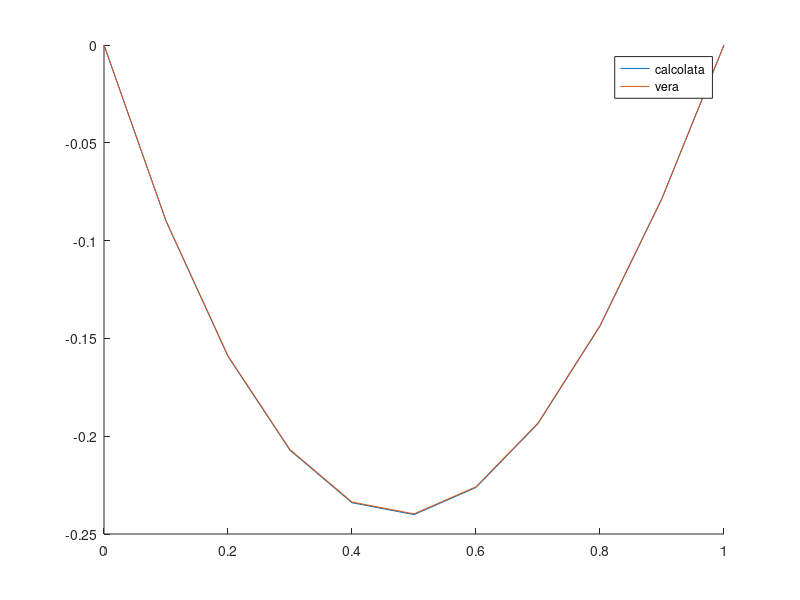
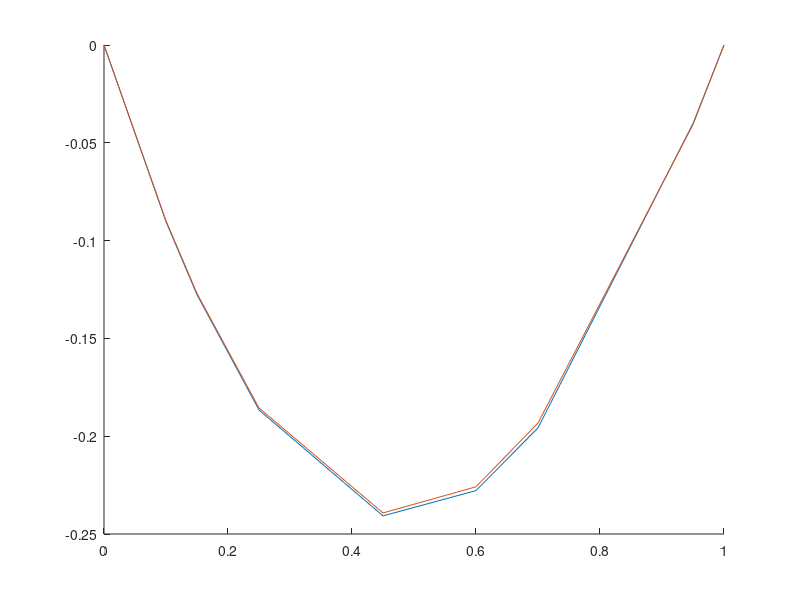
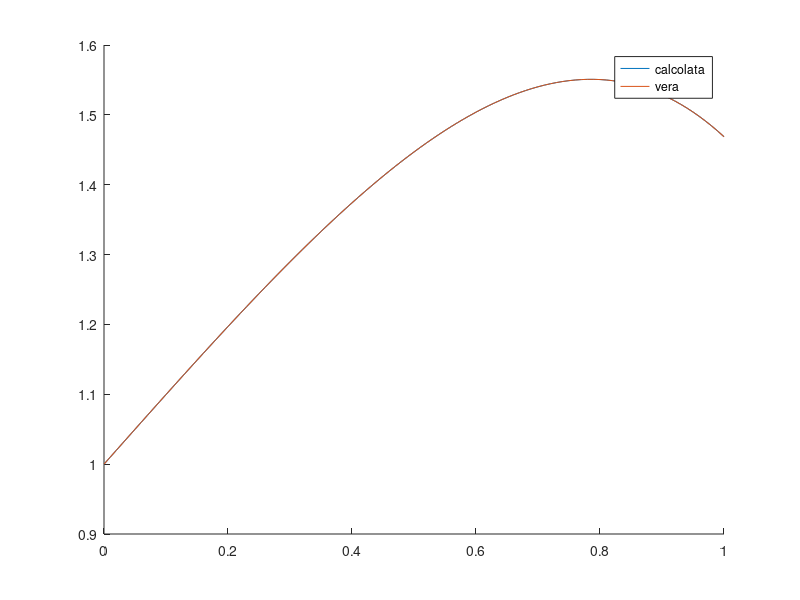
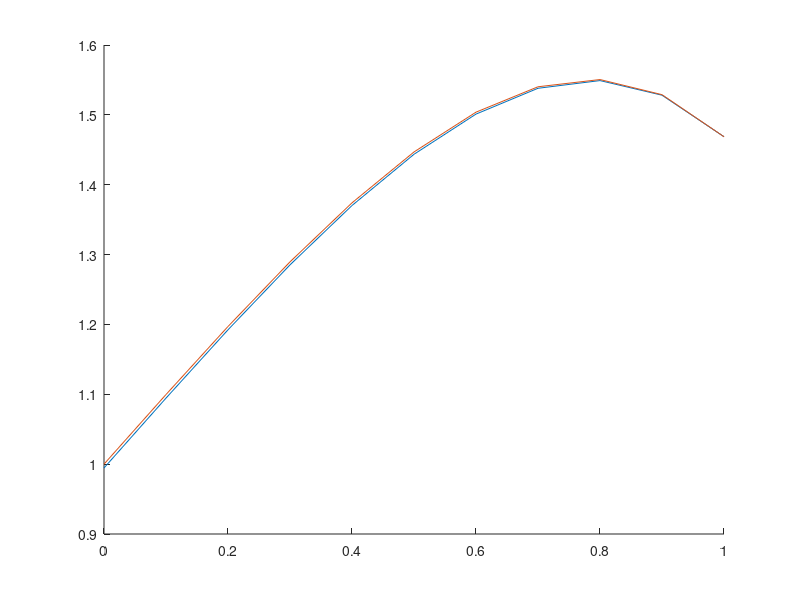

Recreate these plots in MATLAB, in order.
%% 1
clc
clear
close all


f = @(x) (x-1).*sin(x)-2.*cos(x);

BC = [0, 0];

mu =1;
h = 0.1;
x = [0:h:1]';
% -2 perché non voglio gli estremi
N = length(x)-2;
uni = ones(N, 1);
d = mu/h^2*2*uni;
d1 = -mu/h^2*uni;
d_1 = d1;

A = spdiags([d, d1, d_1], [0 1 -1], N, N)

% xMedio = (x(1:end-1)+x(2:end))/2;

b = f(x(2:end-1));

b(1) = b(1) + 1/h^2*mu*BC(1);
b(end) = b(end) + 1/h^2*mu*BC(end);


figure
hold on
u = [BC(1); A\b; BC(end)]

plot(x, u)

uvera = @(x) 1/mu .* (x-1).*sin(x);

plot(x, uvera(x))
legend("calcolata", "vera")

%% 2 -- Uguale a 1 ma elementi finiti
clc
clear
close all

f = @(x) (x-1).*sin(x)-2.*cos(x);

BC = [0, 0];

mu = 1;

x = [0, 0.1, 0.15, 0.25, 0.45, 0.6, 0.7, 0.95, 1]';

h = x(2:end) - x(1:end-1);

d = mu * (1./h(1:end-1) + 1./h(2:end));

% uguali
d_1 = -mu./h(1+1:end-1);
d1 = -mu./h(1+1:end-1);

N = length(x)-2;

A = spdiags([d, [0;d1], [d1;0]], [0 1 -1], N, N);

b = f(x(2:end-1))/2 .* (h(1:end-1) + h(2:end));
% non necessario in questo caso

b(1) = b(1) + mu(1)/h(1)*BC(1);
b(end) = b(end) + mu(end)/h(end)*BC(2);


figure
hold on
u = [BC(1); A\b; BC(2)]

plot(x, u)

uvera = @(x) 1/mu .* (x-1).*sin(x);

plot(x, uvera(x))

%% 3
clc
clear
close all

f = @(x) 2.*exp(x).*sin(x);

mu = 1;
h = 0.01;
x = 0:h:1;
BC = [1, exp(1)*cos(1)];
% -2 perché non voglio gli estremi
N = length(x)-2;
% -1 perché non deve prendere la prima riga, che sarà diversa a causa di
% neumann
uni = ones(N,1);
% tutta la diagonale
d = mu/h^2*[1; 2*uni];


d1 = [-mu/h^2; mu/h^2*-uni];

d_1 = mu/h^2*-uni;

% 2 nella f perché:
% 1 lo calcolo prima
% end - 1 perché so già u quanto vale in end (BC(2))
b = [1/2 * (f(x(1))-2/h*BC(1)), f(x(2:end-1))];

b(end) = b(end) + mu/h^2*BC(2);

% NELLA DIAGONALE 1, SPDIAGS MANGIA SOPRA, IN QUELLA -1 SPDIAGS MANGIA SOTTO
% CHECK DOCUMENTAZIONE
% aggiungo elemento a d_1 per avere dimensioni uguali
A = spdiags([d, d1, [d_1; 0]], [0 1 -1], N+1, N+1);


u = [A\b'; BC(end)];


figure
hold on
plot(x, u)

uvera = @(x) 1/mu .* exp(x) .*cos(x);

plot(x, uvera(x))
legend("calcolata", "vera")

%% 3 elementi finiti

clc
clear
close all


f = @(x) 2.*exp(x).*sin(x);

mu = 1;
h = 0.1;
x = (0:h:1)';
% neumann all'inizio
BC = [1, exp(1)*cos(1)];

N = length(x)-1;
uni = ones(N, 1);
d = 2*mu/h*uni;
d(1) = d(1)/2;

d1 = -mu/h*uni;

Ao = spdiags([d, d1, d1], [0 1 -1], N, N)


bo = f(x(1:end-1))/2 * 2*h;
bo(end) = bo(end) + mu/h*BC(2);

bo(1) = (f(x(1)) * h/2)-BC(1);

u = [Ao\bo; BC(2)];


figure
hold on
plot(x, u)

uvera = @(x) 1/mu .* exp(x) .*cos(x);

plot(x, uvera(x))

